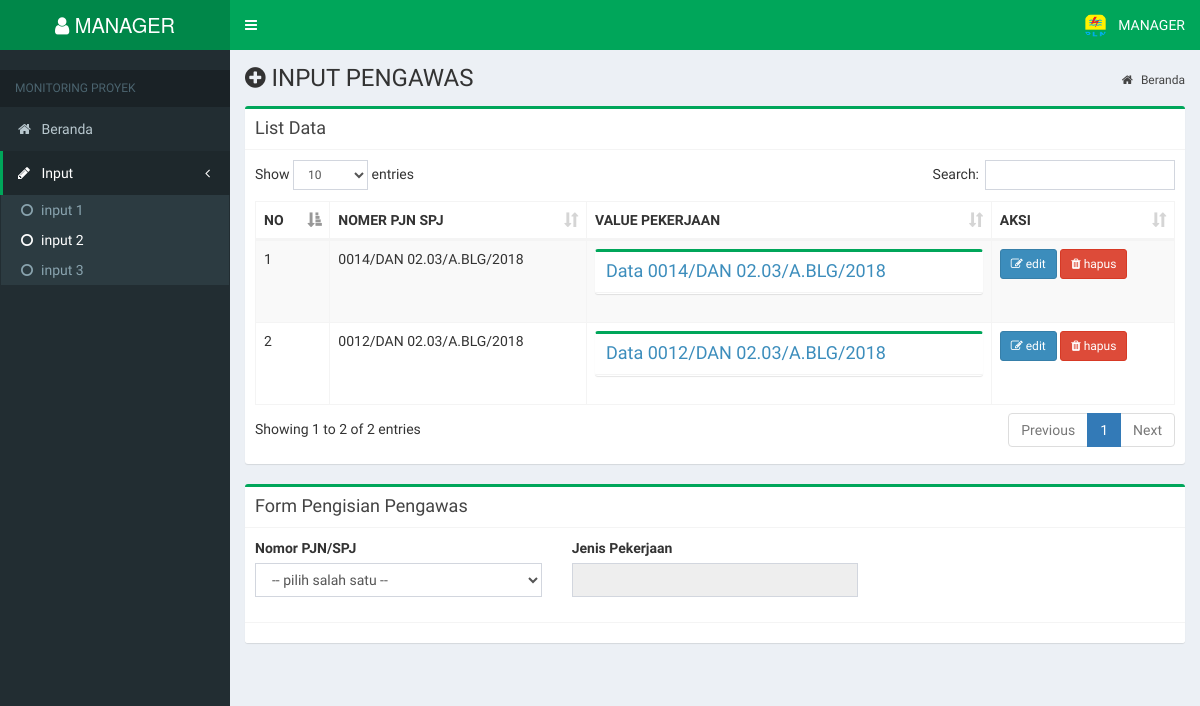
The page /index.php?page=input2 (signed in) on the database its author committed.
### tables this page shows
CREATE TABLE `tbl_user` (
  `username` varchar(30) NOT NULL,
  `password` varchar(10) NOT NULL,
  `role` int(5) NOT NULL
);

CREATE TABLE `tbl_input2` (
  `id_pekerjaan` int(10) NOT NULL,
  `nomer_pjn_spj` varchar(40) NOT NULL,
  `value_pekerjaan` text NOT NULL
);

CREATE TABLE `tbl_input4` (
  `nomer_pjn_spj` varchar(40) NOT NULL,
  `tanggal_awal` date NOT NULL,
  `tanggal_akhir` date NOT NULL,
  `pengawas` text NOT NULL,
  `jenis_pekerjaan` varchar(10) NOT NULL
);

### page/input2/input2.php (the view, shortened to what this page needs)
<section class="content-header">
    <h1><i class="fa fa-plus-circle"></i> INPUT PENGAWAS </h1>
    <ol class="breadcrumb">
        <li><a href="#"><i class="fa fa-home"></i> Beranda</a></li>
    </ol>
</section>
<section class="content container-fluid">
    <div class="row">
        <div class="col-md-12">
            <div class="row">
                <div class="col-md-12">
                    <div class="box box-success">
                        <div class="box-header with-border">
                            <div class="pull-left">
                                <h3 class="box-title">List Data</h3>
                            </div>
                        </div>
                        <div class="box-body">
                            <div class="table-responsive">
                                <table id="table1" class="table table-bordered table-striped">
                                    <thead>
                                        <tr>
                                            <th>NO</th>
                                            <th>NOMER PJN SPJ</th>
                                            <th>VALUE PEKERJAAN</th>
                                            <th>AKSI</th>
                                        </tr>
                                    </thead>
                                    <tbody>
                                        <?php
                                            $no = 1;
                                            $query = mysqli_query($conn, "SELECT * FROM tbl_input2
                                                                          JOIN tbl_input4 ON tbl_input2.nomer_pjn_spj=tbl_input4.nomer_pjn_spj");
                                            while($data = mysqli_fetch_array($query)) { ?>
                                                <tr>
                                                    <td><?= $no ?></td>
                                                    <td><?= $data['nomer_pjn_spj'] ?></td>
                                                    <td>
                                                        <div class="panel box box-success">
                                                            <div class="box-header with-border">
                                                                <h4 class="box-title">
                                                                <a data-toggle="collapse" data-parent="#accordion" href="#collapse<?= $no ?>">
                                                                Data <?= $data['nomer_pjn_spj'] ?>
                                                                </a>
                                                                </h4>
                                                            </div>
                                                                    <?= getValPekerjaan($data['nomer_pjn_spj'],$data['jenis_pekerjaan']) ?>
                                                        </div>
                                                    </td>
                                                    <td>
                                                    <a class="btn btn-primary btn-sm" href="?page=input1edit&id=<?php echo $data['id_pekerjaan']; ?>"><i class="fa fa-edit"></i> edit</a>
                                                    <a class="btn btn-danger btn-sm" href="?page=input1hapus&id=<?php echo $data['id_pekerjaan']; ?>"><i class="fa fa-trash"></i> hapus</a>
                                                    </td>
                                                </tr>
                                        <?php $no++; } ?>
                                    </tbody>
                                </table>
                            </div>
                        </div>
                    </div>
                </div>
            </div>
        </div>
    </div>
    <div class="row">
        <div class="col-md-12">
            <div class="row">
                <div class="col-md-12">
                    <div class="box box-success">
                        <div class="box-header with-border">
                            <div class="pull-left">
                                <h3 class="box-title">Form Pengisian Pengawas</h3>
                            </div>
                        </div>
                        <div class="box-body">
                            <form action="?page=input2tambahpro" method="post" enctype="multipart/form-data">
                                <div class="row">
                                    <div class="col-md-4">
                                        <div class="form-group">
                                            <label>Nomor PJN/SPJ</label>
                                            <select id="nopjn" class="form-control" name="nopjn">
                                            <option style="display:none;">-- pilih salah satu --</option>
                                            </select>
                                        </div>
                                    </div>
                                    <div class="col-md-4">
                                        <div class="form-group">
                                            <label>Jenis Pekerjaan</label>
                                            <input type="text" id="jenispekerjaan" class="form-control" name="jenispekerjaan" readonly>
                                        </div>
                                    </div>
                                </div>
                        </div>
                        <div class="box-footer">
                        </div>
                    </div>
                </div>
            </div>
        </div>
    </div>
</section>

### header.php (shortened to what this page needs)
<?php
    $user = $_SESSION['username'];
    $sql = mysqli_query($conn, "SELECT * FROM tbl_user WHERE username='$user'");
    $userdata = mysqli_fetch_array($sql);
    function getValPekerjaan($id,$kerja){
        include "lib/koneksi.php";
        if($kerja == 'SKTM'){
            $query = mysqli_query($conn,"SELECT * FROM tbl_sktm");
            $getval = mysqli_query($conn, "SELECT value_pekerjaan FROM tbl_input2 WHERE nomer_pjn_spj='$id'");
            $dataval = mysqli_fetch_array($getval);
            $json = json_decode($dataval['value_pekerjaan']);
            $no=0;
            while($data = mysqli_fetch_array($query)){
                echo "<tr>";
                echo "<td>".$data['id_sktm']."</td>";
                echo "<td>".$json[$no]->harga."</td>";
                echo "<td>".$json[$no]->bobot."</td>";
                echo "<td>".$json[$no]->harikerja."</td>";
                echo "</tr>";
                $no++;
            }
        } else {
            $query = mysqli_query($conn,"SELECT * FROM tbl_sipil");
            $getval = mysqli_query($conn, "SELECT value_pekerjaan FROM tbl_input2 WHERE nomer_pjn_spj='$id'");
            $dataval = mysqli_fetch_array($getval);
            $json = json_decode($dataval['value_pekerjaan']);
            $no=0;
            while($data = mysqli_fetch_array($query)){
                echo "<tr>";
                echo "<td>".$data['id_sipil']."</td>";
                echo "<td>".$json[$no]->harga."</td>";
                echo "<td>".$json[$no]->bobot."</td>";
                echo "<td>".$json[$no]->harikerja."</td>";
                echo "</tr>";
                $no++;
            }
        }
    }
?>
<a href="?page=dashboard" class="logo">
    <span class="logo-lg">
    <i class="fa fa-user"></i> <?= $userdata['username'] ?>
    </span>
</a>
<nav class="navbar navbar-static-top" role="navigation">
    <a href="#" class="sidebar-toggle" data-toggle="push-menu" role="button">
    </a>
    <div class="navbar-custom-menu">
    <ul class="nav navbar-nav">
        <li class="dropdown user user-menu">
            <a href="#" class="dropdown-toggle" data-toggle="dropdown">
            <img src="img/pln.png" class="user-image" alt="User Image">
                <span class="hidden-xs"><?= strtoupper($userdata['username']) ?></span>
            </a>
        </li>
    </ul>
    </div>
</nav>

### rows shown on the page
tbl_user: username "MANAGER"
tbl_input2: nomer_pjn_spj.nomer_pjn_spj "0014/DAN 02.03/A.BLG/2018"
tbl_input2: nomer_pjn_spj.nomer_pjn_spj "0012/DAN 02.03/A.BLG/2018"
